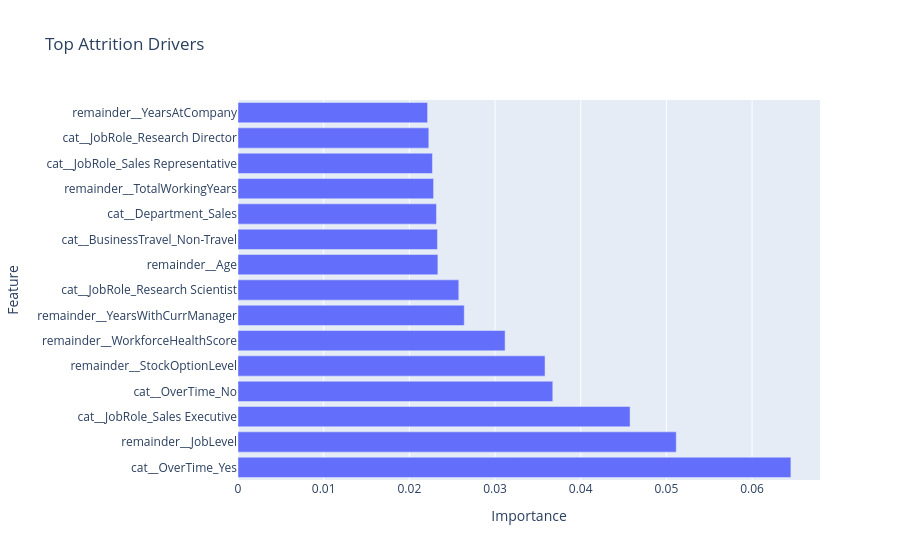

Write notebook code for a chart like this one.
### Code cell
# Top model drivers
fig = px.bar(
    importance,
    x="Importance",
    y="Feature",
    orientation="h",
    title="Top Attrition Drivers"
)

fig.show()

### Figure 1 — Plotly figure (JSON) as saved in the notebook; plotly's stock layout.template omitted (floating-point values rounded to 4 significant figures)
{"data": [{"hovertemplate": "Importance=%{x}<br>Feature=%{y}<extra></extra>", "legendgroup": "", "marker": {"color": "#636efa", "pattern": {"shape": ""}}, "name": "", "orientation": "h", "showlegend": false, "textposition": "auto", "type": "bar", "x": [0.06453, 0.05115, 0.04576, 0.03674, 0.03583, 0.03117, 0.02641, 0.02577, 0.02333, 0.02328, 0.02317, 0.02283, 0.0227, 0.02227, 0.02213], "xaxis": "x", "y": ["cat__OverTime_Yes", "remainder__JobLevel", "cat__JobRole_Sales Executive", "cat__OverTime_No", "remainder__StockOptionLevel", "remainder__WorkforceHealthScore", "remainder__YearsWithCurrManager", "cat__JobRole_Research Scientist", "remainder__Age", "cat__BusinessTravel_Non-Travel", "cat__Department_Sales", "remainder__TotalWorkingYears", "cat__JobRole_Sales Representative", "cat__JobRole_Research Director", "remainder__YearsAtCompany"], "yaxis": "y"}], "layout": {"barmode": "relative", "legend": {"tracegroupgap": 0}, "title": {"text": "Top Attrition Drivers"}, "xaxis": {"anchor": "y", "domain": [0, 1], "title": {"text": "Importance"}}, "yaxis": {"anchor": "x", "domain": [0, 1], "title": {"text": "Feature"}}}}
